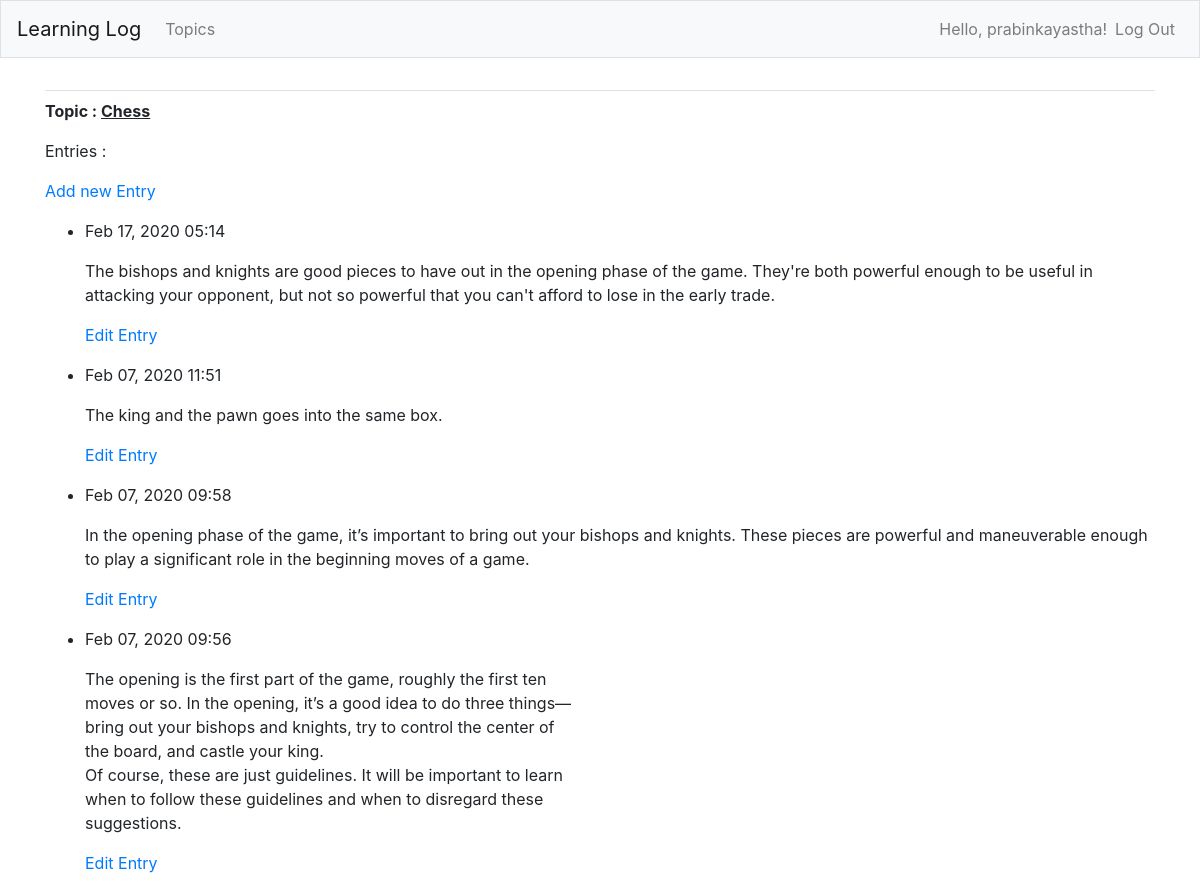
The page /topics/1/ (signed in) on the database its author committed.
### learning_logs/models.py (models this page shows, shortened)
class Topic(models.Model):
    text = models.CharField(max_length=200)
    date_added = models.DateTimeField(auto_now_add=True)
    owner = models.ForeignKey(User, on_delete=models.CASCADE)
    def __str__(self):
        return self.text

class Entry(models.Model):
    topic = models.ForeignKey(Topic, on_delete= models.CASCADE)
    text = models.TextField()
    date_added = models.DateTimeField(auto_now_add=True)
    owner = models.ForeignKey(User, on_delete=models.CASCADE)
    class Meta:
        verbose_name_plural = 'Entries'

### learning_logs/views.py (the view)
# urls.py: path('topics/<int:topic_id>/', views.topic, name = 'topic'),
@login_required
def topic(request, topic_id):
    topic = Topic.objects.get(id=topic_id)
    if not check_topic_owner(request, topic):
        raise Http404
    entries =topic.entry_set.order_by('-date_added')
    context = {'topic':topic, 'entries' : entries}
    return render(request, 'learning_logs/topic.html', context)

### learning_logs/views.py (called while the page is built)
def check_topic_owner(request, topic):
    return (request.user == topic.owner)

### learning_logs/templates/learning_logs/topic.html
{% extends 'learning_logs/base.html' %}
{% block content %}
<p>
<strong>Topic : <u>{{topic}}</u> </strong>
</p>
<p>Entries : </p>
<p>
    <a href="{% url 'learning_logs:new_entry' topic.id %}">Add new Entry</a>
</p>
<ul>
    {% for entry in entries %}
    <li>
    <p>
        {{entry.date_added|date:'M d, Y H:i'}}
    </p>
    <p>
        {{entry.text|linebreaks}}
    </p>
    <p>
        <a href="{% url 'learning_logs:edit_entry' entry.id %}"> Edit Entry</a>
    </p>
    </li>
    {% empty %}
        <li>
            There are no entries for this topic yet.
        </li>
    {% endfor %}
</ul>
{% endblock content %}

### learning_logs/templates/learning_logs/base.html (shortened to what this page needs)
{% load bootstrap4 %}
<!doctype html>
<html lang="en">
    <head>
        {% bootstrap_css %}
    </head>
    <body>
        <nav class = "navbar navbar-expand-md navbar-light bg-light mb-4 border">
            <a class="navbar-brand" href="{% url 'learning_logs:index' %}">Learning Log</a>
            <div class="collapse navbar-collapse" id="navbarCollapse">
                <ul class="navbar-nav mr-auto">
                    <li class="nav-item">
                        <a class="nav-link" href="{% url 'learning_logs:topics' %}"> Topics </a>
                    </li>
                </ul>
                <ul class="navbar-nav ml-auto">
                    {% if user.is_authenticated %}
                        <li class="nav-item">
                            <span class="navbar-text"}>Hello, {{ user.username }}!</span>
                        </li>
                        <li class="nav-item">
                            <a class="nav-link"} href="{% url 'users:logout' %}">Log Out</a>
                        </li>
                    {% endif %}
                </ul>
        </nav>
        <main role="main" class="container">
            <div class="pb-2 mb-2 border-bottom">
            </div>
            <div>
                {% block content %}
                {% endblock content %}
            </div>
        </main>
    </body>
</html>

### rows shown on the page
Topic: text "Chess"
Entry: date_added "Feb 17, 2020 05:14", text "The bishops and knights are good pieces to have out in the opening phase of the game. They're both powerful enough to be useful in attacking your opponent, but not so powerful that you can't afford to lose in the early trade."
Entry: date_added "Feb 07, 2020 11:51", text "The king and the pawn goes into the same box."
Entry: date_added "Feb 07, 2020 09:58", text "In the opening phase of the game, it’s important to bring out your bishops and knights. These pieces are powerful and maneuverable enough to play a significant role in the beginning moves of a game."
Entry: date_added "Feb 07, 2020 09:56", text "The opening is the first part of the game, roughly the first ten moves or so. In the opening, it’s a good idea to do three things— bring out your bishops and knights, try to control the center of the board, and castle your king. Of course, these are just guidelines. It will be important to learn when to follow these guidelines and when to disregard these suggestions."

### other values the page prints
{{ user.username }} "prabinkayastha"
